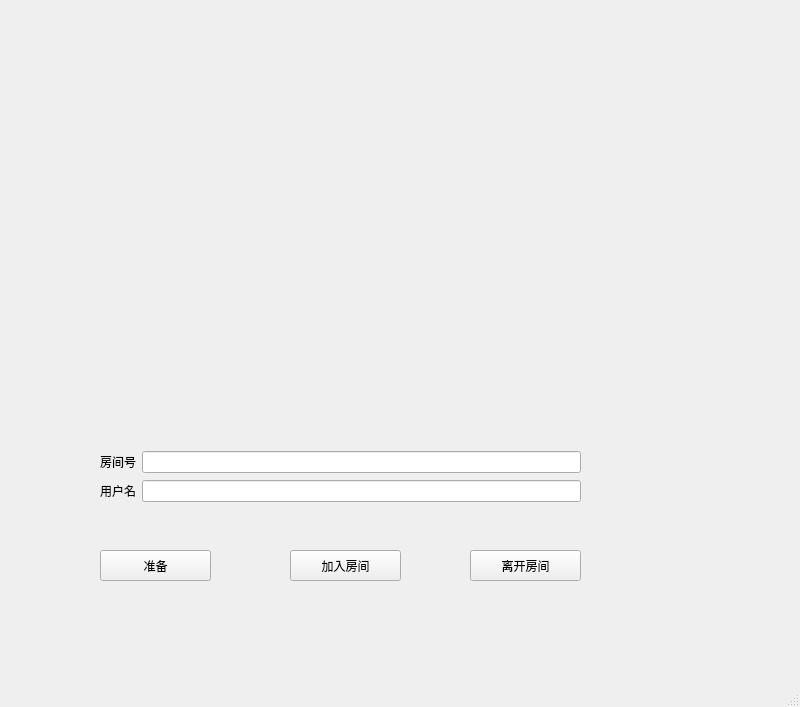
<?xml version="1.0" encoding="UTF-8"?>
<ui version="4.0">
 <class>RoomWindow</class>
 <widget class="QMainWindow" name="RoomWindow">
  <property name="geometry">
   <rect>
    <x>0</x>
    <y>0</y>
    <width>800</width>
    <height>707</height>
   </rect>
  </property>
  <property name="windowTitle">
   <string>MainWindow</string>
  </property>
  <widget class="QWidget" name="centralwidget">
   <widget class="QPushButton" name="pushButton">
    <property name="geometry">
     <rect>
      <x>290</x>
      <y>550</y>
      <width>111</width>
      <height>31</height>
     </rect>
    </property>
    <property name="text">
     <string>加入房间</string>
    </property>
   </widget>
   <widget class="QPushButton" name="pushButton_2">
    <property name="geometry">
     <rect>
      <x>470</x>
      <y>550</y>
      <width>111</width>
      <height>31</height>
     </rect>
    </property>
    <property name="text">
     <string>离开房间</string>
    </property>
   </widget>
   <widget class="QPushButton" name="pushButton_3">
    <property name="geometry">
     <rect>
      <x>100</x>
      <y>550</y>
      <width>111</width>
      <height>31</height>
     </rect>
    </property>
    <property name="text">
     <string>准备</string>
    </property>
   </widget>
   <widget class="QWidget" name="">
    <property name="geometry">
     <rect>
      <x>100</x>
      <y>450</y>
      <width>481</width>
      <height>54</height>
     </rect>
    </property>
    <layout class="QVBoxLayout" name="verticalLayout">
     <item>
      <layout class="QHBoxLayout" name="horizontalLayout_2">
       <item>
        <widget class="QLabel" name="label_13">
         <property name="text">
          <string>房间号</string>
         </property>
        </widget>
       </item>
       <item>
        <widget class="QLineEdit" name="lineEdit"/>
       </item>
      </layout>
     </item>
     <item>
      <layout class="QHBoxLayout" name="horizontalLayout">
       <item>
        <widget class="QLabel" name="label_14">
         <property name="text">
          <string>用户名</string>
         </property>
        </widget>
       </item>
       <item>
        <widget class="QLineEdit" name="lineEdit_2"/>
       </item>
      </layout>
     </item>
    </layout>
   </widget>
  </widget>
  <widget class="QMenuBar" name="menubar">
   <property name="geometry">
    <rect>
     <x>0</x>
     <y>0</y>
     <width>800</width>
     <height>17</height>
    </rect>
   </property>
  </widget>
  <widget class="QStatusBar" name="statusbar"/>
 </widget>
 <resources/>
 <connections/>
</ui>
